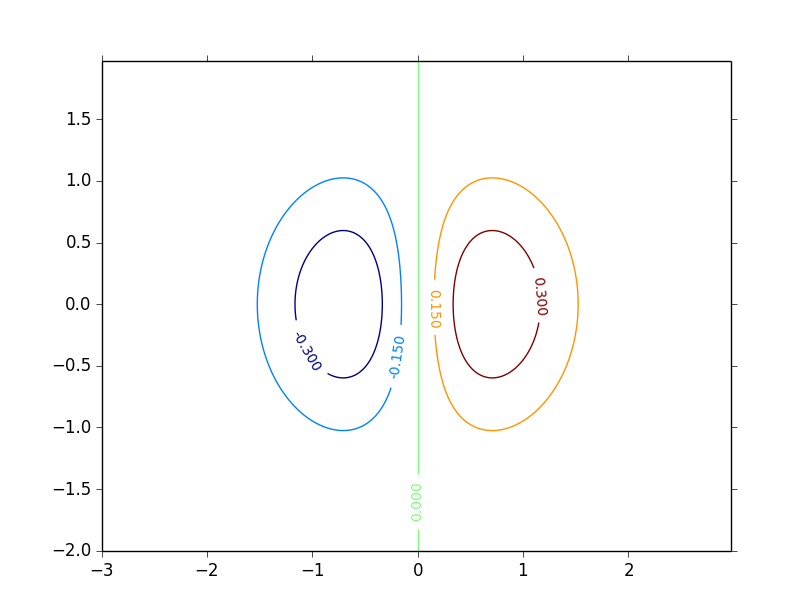

Reproduce this figure in Python.
#!/usr/bin/env python3
# -*- coding: utf-8 -*-

# Copyright (c) 2015 Jérémie DECOCK (http://www.jdhp.org)

# See http://matplotlib.org/api/axes_api.html?highlight=contour#matplotlib.axes.Axes.contour

import math
import numpy as np

import matplotlib
import matplotlib.cm as cm
import matplotlib.mlab as mlab
import matplotlib.pyplot as plt

def main():
    """The main function."""

    # Build data ################

    matplotlib.rcParams['xtick.direction'] = 'out'
    matplotlib.rcParams['ytick.direction'] = 'out'

    delta = 0.025
    x = np.arange(-3.0, 3.0, delta)
    y = np.arange(-2.0, 2.0, delta)
    X, Y = np.meshgrid(x, y)

    #Z1 = mlab.bivariate_normal(X, Y, 1.0, 1.0, 0.0, 0.0)
    #Z2 = mlab.bivariate_normal(X, Y, 1.5, 0.5, 1, 1)
    #Z = 10.0 * (Z2 - Z1)  # difference of Gaussians
    
    Z = X * np.exp(-X**2 - Y**2)


    # Plot data #################

    ## Plot contour
    #CS = plt.contour(X, Y, Z)             # Plot the contours
    #plt.clabel(CS, inline=1, fontsize=10) # Plot the labels on the contours

    fig = plt.figure()
    ax = fig.add_subplot(111)

    # Plot contour
    CS = ax.contour(X, Y, Z)             # Plot the contours
    ax.clabel(CS, inline=1, fontsize=10) # Plot the labels on the contours

    plt.show()


if __name__ == '__main__':
    main()
